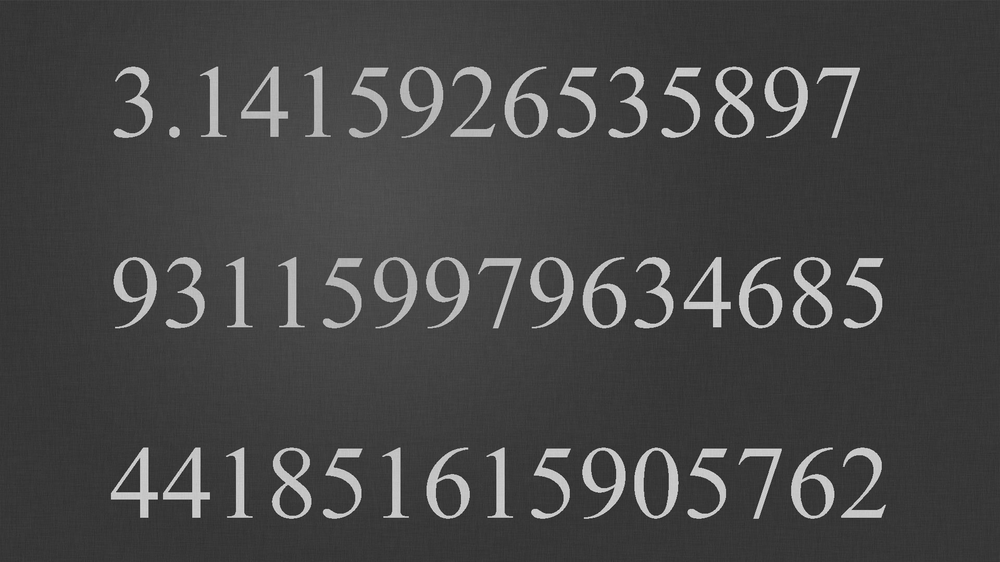
#> input picture Assignment-1/input/PiNumbers.png, 1000 x 562 px, shrunk from 1920 x 1080 before the run, found by its file name
$ jupyter execute Q4.ipynb
#> lines starting #> are read from the running program, lines starting #| are printed output that depends on the picture; after the words box and inside, x2 and y2 are one past the last pixel; in counts of white or black regions, pixels touching at a corner belong together
#> further down, img is the input picture: shape (562, 1000); min 28, max 232, mean 69.2
[cell 1]
import skimage.io as io
import numpy as np
import matplotlib.pyplot as plt
from skimage.filters import threshold_otsu
from collections import deque,Counter

[cell 2]
from google.colab import drive
drive.mount('/content/drive')

[cell 3]
def connected_component(img):
  th=threshold_otsu(img)
#> th = 124
  binary=img>th
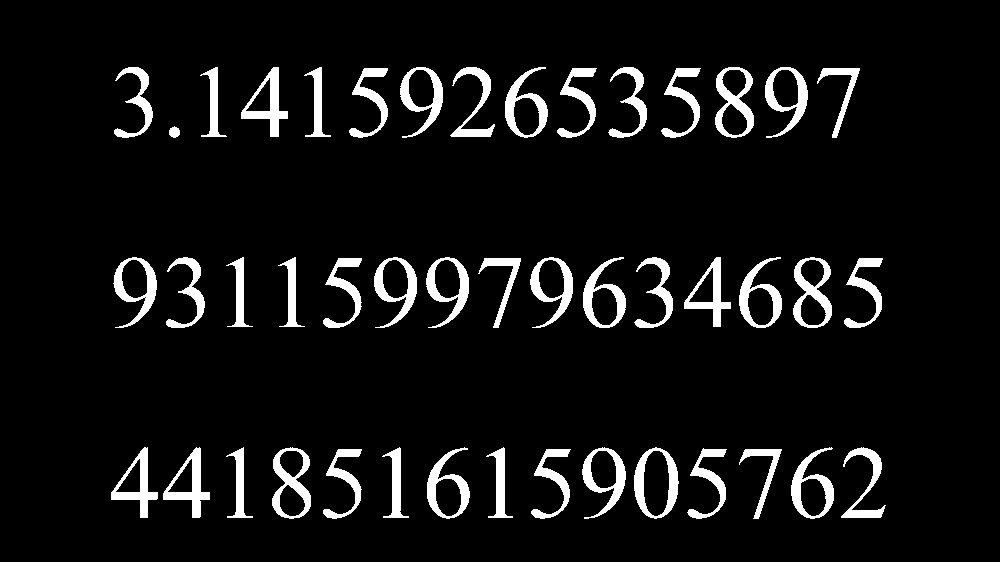
#> binary: shape (562, 1000) bool; 7.1% white; 45 white regions, largest, box (x1, y1, x2, y2) and area: (634, 447, 679, 519) 1160, (715, 67, 754, 138) 1114, (272, 447, 311, 519) 1109
  binary=np.where(binary==True,255,0)
  p=0
  q=deque()
  height=img.shape[0]
#> height = 562
  width=img.shape[1]
#> width = 1000
  visited=np.zeros(height*width).reshape(height,width)
  comp=np.zeros(height*width).reshape(height,width)
  total_pixels=[]
  for i in range(0,height):
    for j in range(0,width):

      if (not visited[i][j]) and binary[i][j]==255:
        p+=1
        s=0
        q.append((i,j))
        while len(q)>0:
          s+=1
          x,y=q.popleft()
          visited[x][y]=True
          comp[x][y]=p

          if (x-1>=0 and binary[x-1][y]==binary[x][y] and (not visited[x-1][y])):
            visited[x-1][y]=True
            q.append((x-1,y))
          if (x+1<height and binary[x+1][y]==binary[x][y] and (not visited[x+1][y])):
            visited[x+1][y]=True
            q.append((x+1,y))
          if (y-1>=0 and binary[x][y-1]==binary[x][y] and (not visited[x][y-1])):
            visited[x][y-1]=True
            q.append((x,y-1))
          if (y+1<width and binary[x][y+1]==binary[x][y] and  (not visited[x][y+1])):
            visited[x][y+1]=True
            q.append((x,y+1))
        total_pixels.append(s)
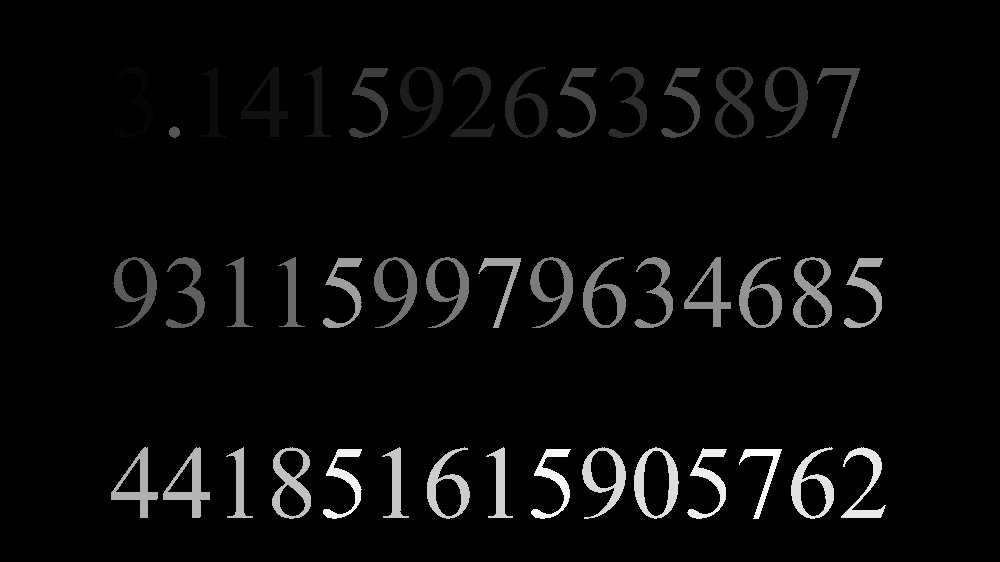
#> comp: shape (562, 1000) float64; min 0, max 45, mean 1.6; drawn with min black and max white
#> after the loop, p = 45
  pi=total_pixels[1] #no. of pixels in digit 1
#> pi = 628
  pixels_digit=Counter(total_pixels)
  return len(total_pixels),pixels_digit[pi]

[cell 4]
path='/content/drive/MyDrive/DIP/Assignment01/'
img=io.imread(path+'input/PiNumbers.png',as_gray=True)
connected_component(img)
#> Out = (45, 1)
